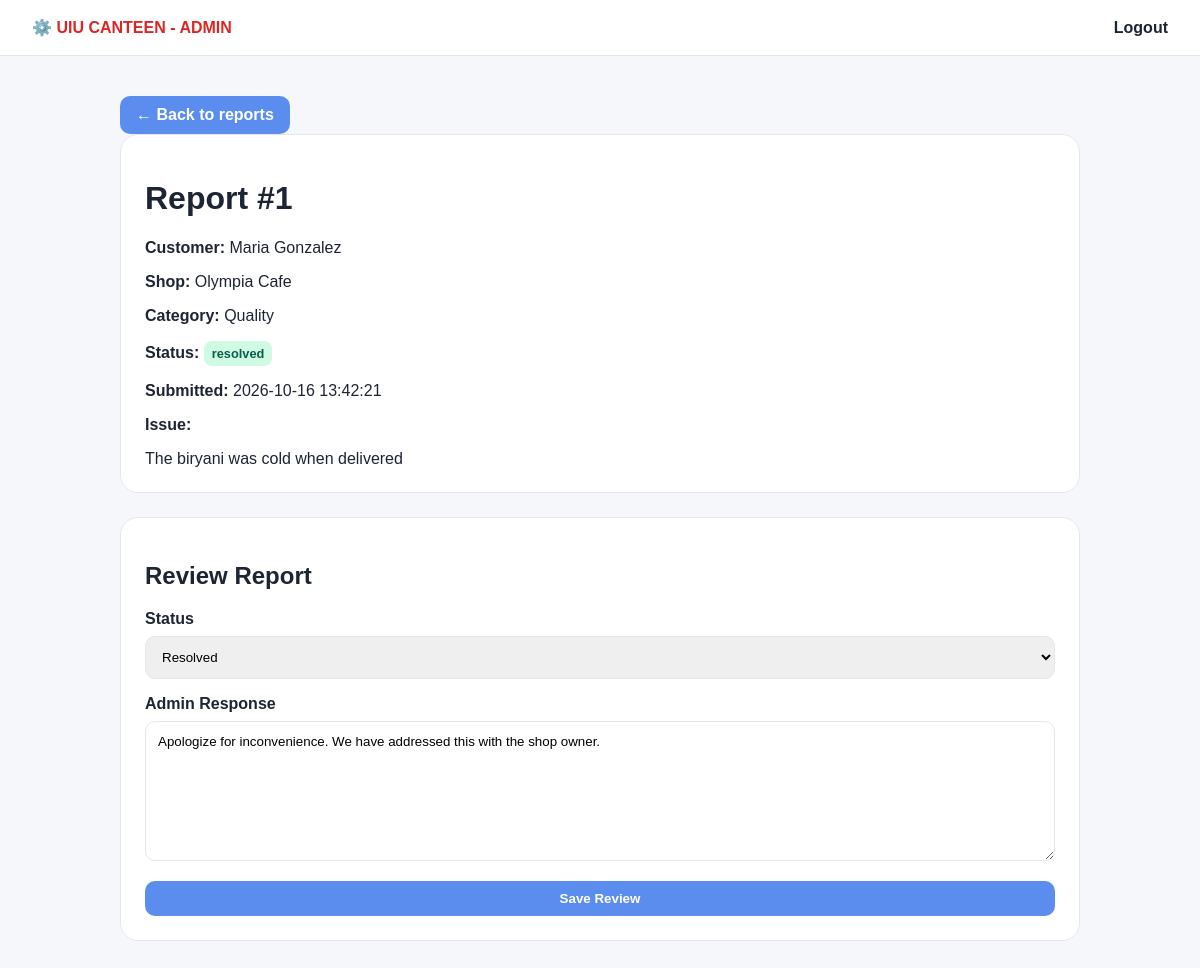
Page /admin/report-details.php?report_id=1 (signed in) on the committed database.
### tables this page shows
CREATE TABLE IF NOT EXISTS `reports` (
    `id` INT NOT NULL AUTO_INCREMENT,
    `customer_id` INT NOT NULL,
    `order_id` INT DEFAULT NULL,
    `shop_id` INT NOT NULL,
    `category` VARCHAR(100) NOT NULL COMMENT 'e.g., Quality, Late Delivery, Wrong Item',
    `description` TEXT NOT NULL,
    `evidence_image` VARCHAR(255) DEFAULT NULL,
    `status` ENUM('submitted', 'under_review', 'resolved', 'rejected') NOT NULL DEFAULT 'submitted',
    `admin_response` TEXT DEFAULT NULL,
    `created_at` TIMESTAMP NOT NULL DEFAULT CURRENT_TIMESTAMP,
    `updated_at` TIMESTAMP DEFAULT CURRENT_TIMESTAMP ON UPDATE CURRENT_TIMESTAMP,
    PRIMARY KEY (`id`),
    KEY `idx_reports_customer_id` (`customer_id`),
    KEY `idx_reports_shop_id` (`shop_id`),
    KEY `idx_reports_order_id` (`order_id`),
    KEY `idx_reports_status` (`status`),
    CONSTRAINT `fk_reports_customer` FOREIGN KEY (`customer_id`) REFERENCES `users` (`id`) ON DELETE CASCADE ON UPDATE CASCADE,
    CONSTRAINT `fk_reports_shop` FOREIGN KEY (`shop_id`) REFERENCES `shops` (`id`) ON DELETE CASCADE ON UPDATE CASCADE,
    CONSTRAINT `fk_reports_order` FOREIGN KEY (`order_id`) REFERENCES `orders` (`id`) ON DELETE SET NULL ON UPDATE CASCADE
);

CREATE TABLE IF NOT EXISTS `users` (
    `id` INT NOT NULL AUTO_INCREMENT,
    `full_name` VARCHAR(100) NOT NULL,
    `email` VARCHAR(150) NOT NULL,
    `phone` VARCHAR(20) DEFAULT NULL,
    `password` VARCHAR(255) NOT NULL,
    `role_id` INT NOT NULL,
    `profile_image` VARCHAR(255) DEFAULT NULL,
    `status` ENUM('active', 'suspended', 'banned') NOT NULL DEFAULT 'active',
    `created_at` TIMESTAMP NOT NULL DEFAULT CURRENT_TIMESTAMP,
    `updated_at` TIMESTAMP DEFAULT CURRENT_TIMESTAMP ON UPDATE CURRENT_TIMESTAMP,
    PRIMARY KEY (`id`),
    UNIQUE KEY `uq_users_email` (`email`),
    KEY `idx_users_role_id` (`role_id`),
    KEY `idx_users_status` (`status`),
    CONSTRAINT `fk_users_role` FOREIGN KEY (`role_id`) REFERENCES `roles` (`id`) ON UPDATE CASCADE
);

CREATE TABLE IF NOT EXISTS `shops` (
    `id` INT NOT NULL AUTO_INCREMENT,
    `owner_id` INT NOT NULL,
    `name` VARCHAR(150) NOT NULL,
    `description` TEXT,
    `category_id` INT DEFAULT NULL,
    `address` VARCHAR(255) DEFAULT NULL,
    `phone` VARCHAR(20) DEFAULT NULL,
    `logo_image` VARCHAR(255) DEFAULT NULL,
    `opening_time` TIME DEFAULT NULL,
    `closing_time` TIME DEFAULT NULL,
    `status` ENUM('active', 'warning', 'suspended', 'banned') NOT NULL DEFAULT 'active',
    `created_at` TIMESTAMP NOT NULL DEFAULT CURRENT_TIMESTAMP,
    `updated_at` TIMESTAMP DEFAULT CURRENT_TIMESTAMP ON UPDATE CURRENT_TIMESTAMP,
    PRIMARY KEY (`id`),
    KEY `idx_shops_owner_id` (`owner_id`),
    KEY `idx_shops_category_id` (`category_id`),
    KEY `idx_shops_status` (`status`),
    CONSTRAINT `fk_shops_owner` FOREIGN KEY (`owner_id`) REFERENCES `users` (`id`) ON DELETE CASCADE ON UPDATE CASCADE,
    CONSTRAINT `fk_shops_category` FOREIGN KEY (`category_id`) REFERENCES `categories` (`id`) ON UPDATE CASCADE
);

### includes/auth.php (called while the page is built, shortened)
<?php
function e($value)
{
    return htmlspecialchars((string) $value, ENT_QUOTES, 'UTF-8');
}

### admin/report-details.php (the view, shortened to what this page needs)
<?php
require_once __DIR__ . '/../includes/auth.php';
$conn = getDbConnection();
$reportId = isset($_GET['report_id']) ? (int) $_GET['report_id'] : 0;
$reportStmt = $conn->prepare(
    'SELECT r.*, u.full_name AS customer_name, s.name AS shop_name
     FROM reports r
     INNER JOIN users u ON u.id = r.customer_id
     INNER JOIN shops s ON s.id = r.shop_id
     WHERE r.id = ? LIMIT 1'
);
$reportStmt->bind_param('i', $reportId);
$reportStmt->execute();
$report = $reportStmt->get_result()->fetch_assoc();
?>
<!DOCTYPE html>
<html lang="en">
<head>
</head>
<body>
    <header class="topbar">
        <div class="brand">⚙️ UIU CANTEEN - ADMIN</div>
        <div><a class="logout" href="/uiu-canteen/logout.php">Logout</a></div>
    </header>
    <main class="content">
        <a class="btn" href="reports.php">← Back to reports</a>
        <?php if (!$report): ?>
            <div class="panel"><p>Report not found.</p></div>
        <?php else: ?>
            <div class="panel">
                <h1>Report #<?= (int) $report['id'] ?></h1>
                <p><strong>Customer:</strong> <?= e($report['customer_name']) ?></p>
                <p><strong>Shop:</strong> <?= e($report['shop_name']) ?></p>
                <p><strong>Category:</strong> <?= e($report['category']) ?></p>
                <p><strong>Status:</strong> <span class="status <?= strtolower($report['status']) ?>"><?= e($report['status']) ?></span></p>
                <p><strong>Submitted:</strong> <?= e($report['created_at']) ?></p>
                <p><strong>Issue:</strong></p>
                <div><?= nl2br(e($report['description'])) ?></div>
            </div>
            <div class="panel">
                <h2>Review Report</h2>
                <form method="POST">
                    <div>
                        <label for="status">Status</label>
                        <select id="status" name="status">
                            <option value="resolved" <?= $report['status'] === 'resolved' ? 'selected' : '' ?>>Resolved</option>
                        </select>
                    </div>
                    <div>
                        <label for="admin_response">Admin Response</label>
                        <textarea id="admin_response" name="admin_response" placeholder="Write the response to the customer..."><?= e($report['admin_response'] ?? '') ?></textarea>
                    </div>
                    <button class="btn" type="submit">Save Review</button>
                </form>
            </div>
        <?php endif; ?>
    </main>
</body>
</html>

### admin/report-details.php (style rules this page uses)
:root { --primary: #5b8def; --bg: #f5f7fb; --white: #fff; --dark: #1d2433; --muted: #6b7280; --border: #e5e7eb; --danger: #dc2626; }
* { box-sizing: border-box; }
body { margin: 0; font-family: Arial, sans-serif; background: var(--bg); color: var(--dark); }
.topbar { display: flex; justify-content: space-between; align-items: center; background: var(--white); border-bottom: 1px solid var(--border); padding: 18px 32px; }
.brand { font-weight: 800; color: var(--danger); }
.logout { color: var(--dark); text-decoration: none; font-weight: 700; }
.content { max-width: 1000px; margin: 40px auto; padding: 0 20px; }
.panel { background: var(--white); border: 1px solid var(--border); border-radius: 18px; padding: 24px; margin-bottom: 24px; }
.status { display: inline-block; padding: 5px 8px; border-radius: 8px; font-size: 0.8rem; font-weight: 700; }
.status.resolved { background: #d1fae5; color: #065f46; }
.btn { display: inline-block; background: var(--primary); color: var(--white); padding: 10px 16px; border: none; border-radius: 10px; font-weight: 700; cursor: pointer; text-decoration: none; }
form { display: grid; gap: 16px; }
label { display: block; font-weight: 700; margin-bottom: 8px; }
select, textarea { width: 100%; padding: 12px; border: 1px solid var(--border); border-radius: 10px; font-family: inherit; }
textarea { min-height: 140px; resize: vertical; }

### rows in the picture
reports: id "1", customer.full_name "Maria Gonzalez", shop.name "Olympia Cafe", category "Quality", status "resolved", created_at "2026-10-16 13:42:21", description "The biryani was cold when delivered", status "Resolved", admin_response "Apologize for inconvenience. We have addressed this with the shop owner."
